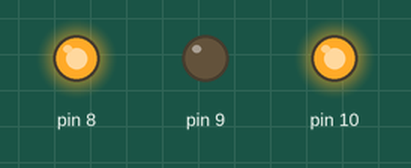
The sketch below on a simulated Arduino Uno, built with avr-gcc and run on an emulated ATmega328P. Shown: output pins drawn as LEDs (lit = HIGH).

Above: at 0.1 s.
At 1.1 s:
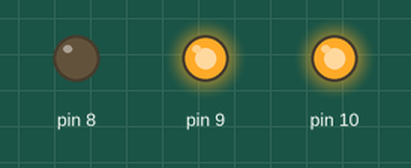
At 2.1 s:
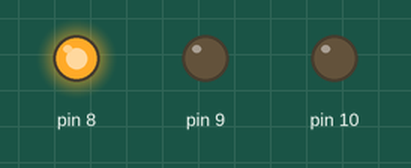
Timing chart, 0 to 4.5 s (numbered marks = the images above):
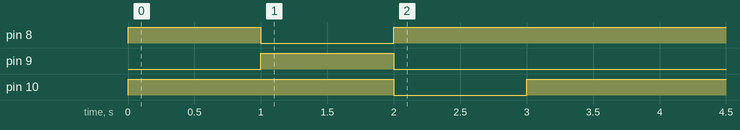

Measured:
- by itself, pin 8: LOW → HIGH at 0.00 s, → LOW 1.0 s later, → HIGH 1.0 s later
- by itself, pin 9: LOW → HIGH at 1.0 s, → LOW 1.0 s later
- by itself, pin 10: LOW → HIGH at 0.00 s, → LOW 2.0 s later, → HIGH 1.0 s later

The sketch:

armicher.ino
```cpp
void setup() {
  pinMode(8, OUTPUT);
  pinMode(9, OUTPUT);
  pinMode(10 ,OUTPUT);


}

void loop() {
  digitalWrite(8, HIGH);
    digitalWrite(9, LOW);
  digitalWrite(10, HIGH);
delay(1000);
  digitalWrite(8, LOW);
  digitalWrite(9, HIGH);
  digitalWrite(10, HIGH);
delay(1000);
for (int i=0; i<256; i++)
{
    digitalWrite(8, HIGH);
  digitalWrite(9, LOW);
  digitalWrite(10, i);
  delay(1000);

}
delay(50);
for  ( int i=0; i<256; i++)
{
    digitalWrite(8, LOW);
  digitalWrite(9, HIGH);
  digitalWrite(10, i);
}
delay(50);
}
```
